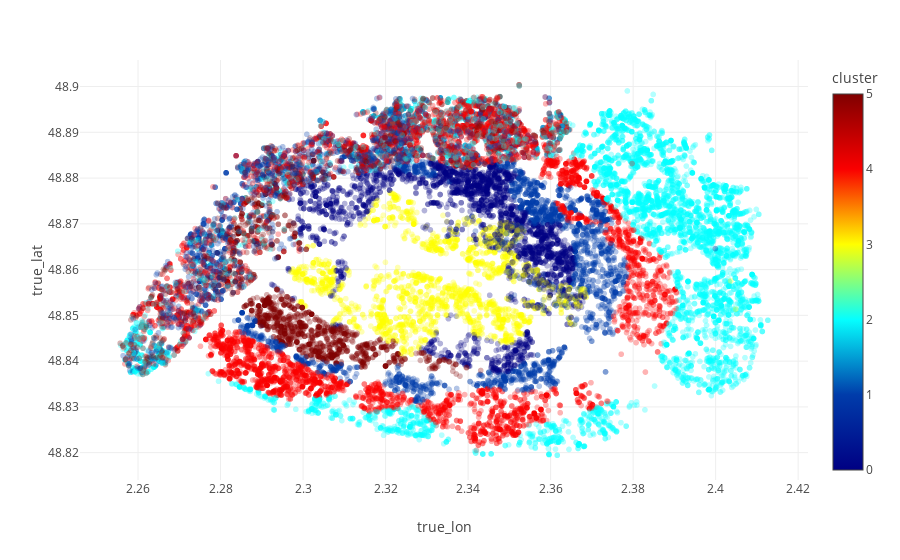

Notebook code for this chart:
### Markdown cell above
On affiche le résultat dans un plan.

### Code cell
df_ACP['cluster'] = pd.Series(kmeans.labels_)
df_ACP[['true_lat', 'true_lon']] = df0[['lat', 'lon']]

px.scatter(df_ACP, x = 'true_lon', y = 'true_lat', color = 'cluster', template = 'none', opacity = .3, color_continuous_scale = 'Jet')

### Figure 1 — Plotly figure (JSON) as saved in the notebook; plotly's stock layout.template omitted (floating-point values rounded to 4 significant figures; data arrays with more than 128 entries replaced by an {"elided": "..."} marker saying what was removed)
{"data": [{"hovertemplate": "true_lon=%{x}<br>true_lat=%{y}<br>cluster=%{marker.color}<extra></extra>", "legendgroup": "", "marker": {"color": {"elided": "24965 int values"}, "coloraxis": "coloraxis", "opacity": 0.3, "symbol": "circle"}, "mode": "markers", "name": "", "showlegend": false, "type": "scattergl", "x": {"elided": "24965 float values"}, "xaxis": "x", "y": {"elided": "24965 float values"}, "yaxis": "y"}], "layout": {"coloraxis": {"colorbar": {"title": {"text": "cluster"}}, "colorscale": [[0, "rgb(0,0,131)"], [0.2, "rgb(0,60,170)"], [0.4, "rgb(5,255,255)"], [0.6, "rgb(255,255,0)"], [0.8, "rgb(250,0,0)"], [1, "rgb(128,0,0)"]]}, "legend": {"tracegroupgap": 0}, "margin": {"t": 60}, "xaxis": {"anchor": "y", "domain": [0, 1], "title": {"text": "true_lon"}}, "yaxis": {"anchor": "x", "domain": [0, 1], "title": {"text": "true_lat"}}}}
